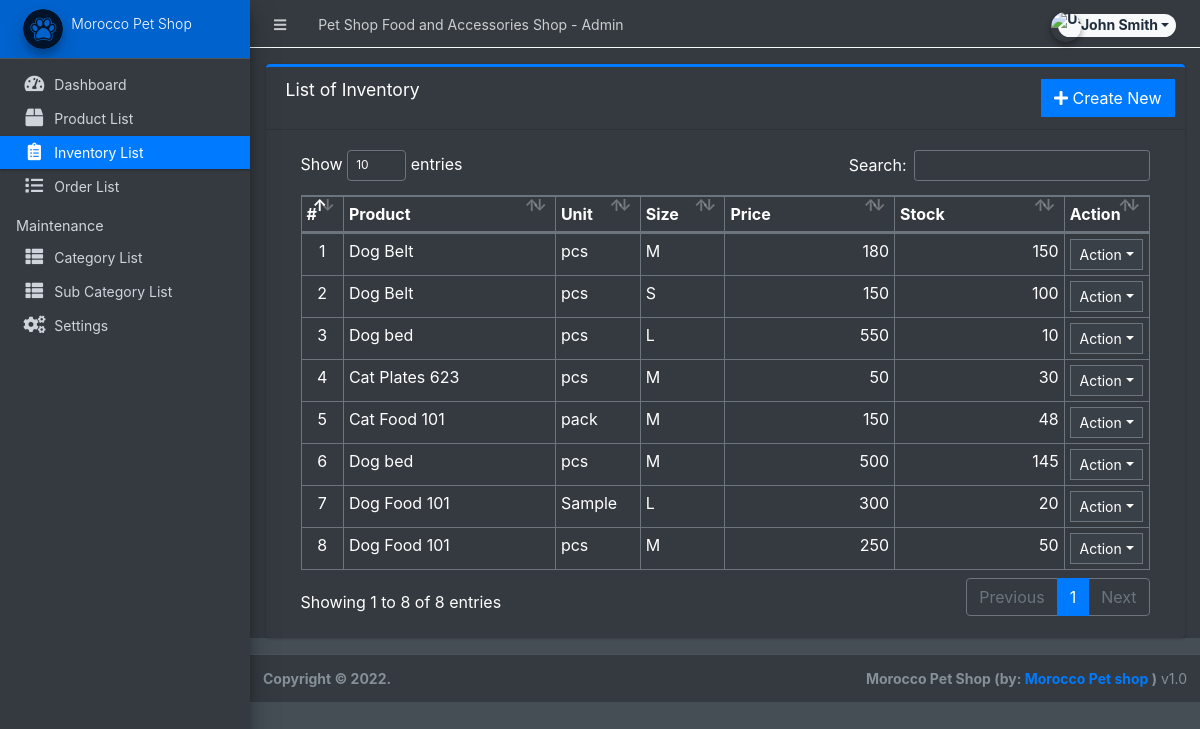
Screenshot of /admin/?page=inventory (signed in) with the database file from the repository.
### tables this page shows
CREATE TABLE `inventory` (
  `id` int(30) NOT NULL,
  `product_id` int(30) NOT NULL,
  `quantity` double NOT NULL,
  `unit` varchar(100) NOT NULL,
  `price` float NOT NULL,
  `size` varchar(250) NOT NULL,
  `date_created` datetime NOT NULL DEFAULT current_timestamp(),
  `date_updated` datetime DEFAULT NULL ON UPDATE current_timestamp()
);

CREATE TABLE `products` (
  `id` int(30) NOT NULL,
  `category_id` int(30) NOT NULL,
  `sub_category_id` int(30) NOT NULL,
  `product_name` varchar(250) NOT NULL,
  `description` text NOT NULL,
  `status` tinyint(1) NOT NULL DEFAULT 1,
  `date_created` datetime NOT NULL DEFAULT current_timestamp()
);

### admin/inventory/index.php (the view, shortened to what this page needs)
<div class="card card-outline card-primary">
	<div class="card-header">
		<h3 class="card-title">List of Inventory</h3>
		<div class="card-tools">
			<a href="?page=inventory/manage_inventory" class="btn btn-flat btn-primary"><span class="fas fa-plus"></span>  Create New</a>
		</div>
	</div>
	<div class="card-body">
		<div class="container-fluid">
        <div class="container-fluid">
			<table class="table table-bordered table-stripped">
				<colgroup>
					<col width="5%">
					<col width="25%">
					<col width="10%">
					<col width="10%">
					<col width="20%">
					<col width="20%">
					<col width="10%">
				</colgroup>
				<thead>
					<tr>
						<th>#</th>
						<th>Product</th>
						<th>Unit</th>
						<th>Size</th>
						<th>Price</th>
						<th>Stock</th>
						<th>Action</th>
					</tr>
				</thead>
				<tbody>
					<?php
					$i = 1;
						$qry = $conn->query("SELECT i.*,p.product_name as product from `inventory` i inner join `products` p on p.id = i.product_id order by unix_timestamp(i.date_created) desc ");
						while($row = $qry->fetch_assoc()):
						$sold = $conn->query("SELECT SUM(ol.quantity) as sold FROM order_list ol inner join orders o on o.id = ol.order_id where ol.product_id='{$row['id']}' and o.`status` != 4 ");
						$sold = $sold->num_rows > 0 ? $sold->fetch_assoc()['sold'] : 0;
						$avail = $row['quantity'] - $sold;
					?>
						<tr>
							<td class="text-center"><?php echo $i++; ?></td>
							<td><?php echo $row['product'] ?></td>
							<td><?php echo $row['unit'] ?></td>
							<td><?php echo $row['size'] ?></td>
							<td class="text-right"><?php echo number_format($row['price']) ?></td>
							<td class="text-right"><?php echo $avail ?></td>
							<td align="center">
								 <button type="button" class="btn btn-flat btn-default btn-sm dropdown-toggle dropdown-icon" data-toggle="dropdown">
				                  		Action
				                  </button>
							</td>
						</tr>
					<?php endwhile; ?>
				</tbody>
			</table>
		</div>
		</div>
	</div>
</div>

### rows the page displays
inventory: product.product_name "Dog Belt", unit "pcs", size "M", price "180", quantity "150"
inventory: product.product_name "Dog Belt", unit "pcs", size "S", price "150", quantity "100"
inventory: product.product_name "Dog bed", unit "pcs", size "L", price "550", quantity "10"
inventory: product.product_name "Cat Plates 623", unit "pcs", size "M", price "50", quantity "30"
inventory: product.product_name "Cat Food 101", unit "pack", size "M", price "150", avail "48"
inventory: product.product_name "Dog bed", unit "pcs", size "M", price "500", avail "145"
inventory: product.product_name "Dog Food 101", unit "Sample", size "L", price "300", quantity "20"
inventory: product.product_name "Dog Food 101", unit "pcs", size "M", price "250", quantity "50"

### other values shown
$_settings->info('name') "Pet Shop Food and Accessories Shop"
$_settings->userdata('firstname').' '.$_settings->userdata('lastname') "John Smith"
$_settings->info('short_name') "Morocco Pet Shop"
